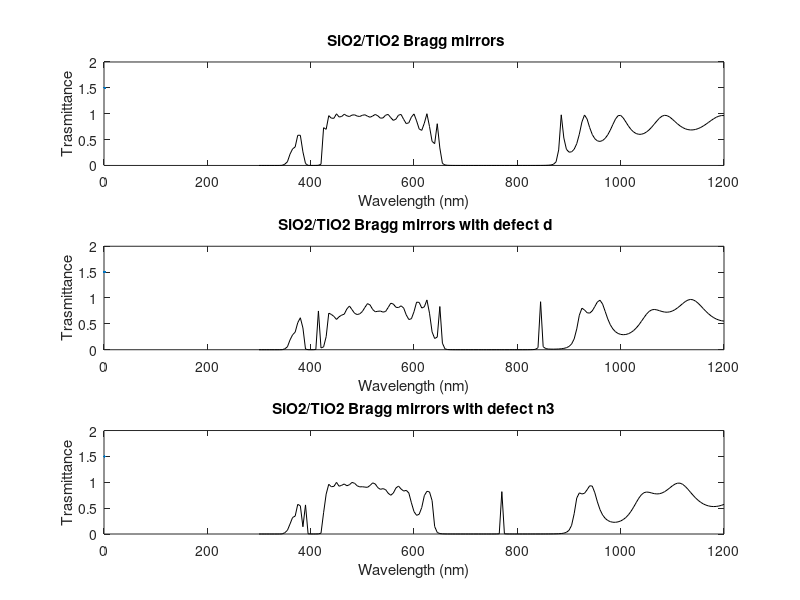

MATLAB code for this plot:
clc
clear all
n0=1; 
ns=1.6; %refractive index of air and glass substrate 
N = 14; % number of layers

lambda = 300:5:1200;
ks = [0.000132, 0.000125, 0.000118, 0.000112, 0.000107, 0.000102];
kto2 = [ 0.880
    0.7740
    0.6621
    0.5875
    0.4755
    0.3672
    0.3006
    0.2139
    0.1452
    0.1092
    0.0681
    0.0481
    0.0269
    0.0176
    0.0114
    0.0060
    0.0040
    0.0026
    0.0017
    0.0009
    0.0006
    0.0004
    0.0003
    0.0002
    0.0001
    0.0001
    0.0001];
% Inizializza tutto il vettore con zeri
ve = zeros(size(lambda));
vt = zeros(size(lambda));
% Inserisci i dati noti all'inizio
ve(1:length(ks)) = ks;
vt(1:length(kto2)) = kto2;
 
M1=[0, 0; 0, 0];
M2=[0, 0; 0, 0];
Md3=[0, 0; 0, 0];
ii=0; 
for j=300:5:1200
   ii=ii+1;
   l(ii)=j;
   ll(ii)=l(ii)/1000; %micrometri
    % calcolare l'indice di rifrazione per ogni lunghezza d'onda
%     n1(ii) = sqrt(((A(1) * l(ii)^2) / (l(ii)^2 - B(1)^2)) ...
%          + ((C(1) * l(ii)^2) / (l(ii)^2 - D(1)^2)) ...
%          + ((E(1) * l(ii)^2) / (l(ii)^2 - F(1)^2)) + 1);
%      n2(ii) = sqrt(((A(2) * l(ii)^2) / (l(ii)^2 - B(2)^2)) + ...
%          ((C(2) * l(ii)^2) / (l(ii)^2 - D(2)^2)) + ...
%          ((E(2) * l(ii)^2) / (l(ii)^2 - F(2)^2)) + 1);
%n1(ii) = 2.4;
%n2(ii) = 1.8;
    % TiO2
    n1(ii)=sqrt(4.99+...
        1/(96.6*(ll(ii)^1.1))+...
        1/(4.6*(ll(ii)^1.95))) +1i*vt(ii);
 %   SiO2
    n2(ii)=sqrt(0.82+...
         (0.7161663*ll(ii)^2/(ll(ii)^2-0.0684043^2))+...
         (0.4079426*ll(ii)^2/(ll(ii)^2-0.1162414^2))+...
         (0.8974794*ll(ii)^2/(ll(ii)^2-9.896161^2))+...
         1/(700*(ll(ii)^6.2))) + 1i*ve(ii);
       % ZrO2         
n3(ii)=sqrt(1+...
    (1.347091*ll(ii)^2/(ll(ii)^2-0.062543^2))+...
     (2.117788*ll(ii)^2/(ll(ii)^2-0.166739^2))+...
     (9.452943*ll(ii)^2/(ll(ii)^2-24.32057^2)));

    
    d1(ii) = 100 ; % Spessore (nm) dello strato 1 
    d2(ii) = 100; % Spessore (nm) dello strato 2 
    dd(ii) = 145; 
    d3 = 100;

    % Calcolo delle matrici per ogni lunghezza d'onda
    Sd(ii) = cos(2 * pi * n1(ii) * dd(ii) / l(ii));   
    Pd(ii) = -(1i * sin(2 * pi * n1(ii) * dd(ii) / l(ii))) / n1(ii); 
    Qd(ii) = -1i * n1(ii) * sin(2 * pi * n1(ii) * dd(ii) / l(ii));   
    Rd(ii) = cos(2 * pi * n1(ii) * dd(ii) / l(ii));
    Md = [Sd(ii), Pd(ii); Qd(ii), Rd(ii)]; % Matrice difetto

    % difetto con n3
    Sd3(ii) = cos(2 * pi * n3(ii) * d3 / l(ii));   
    Pd3(ii) = -(1i * sin(2 * pi * n3(ii) * d3 / l(ii))) / n3(ii); 
    Qd3(ii) = -1i * n3(ii) * sin(2 * pi * n3(ii) * d3 / l(ii));   
    Rd3(ii) = cos(2 * pi * n3(ii) * d3 / l(ii));
    Md3 = [Sd3(ii), Pd3(ii); Qd3(ii), Rd3(ii)]; % Matrice difetto

    S1(ii)=cos(2*pi*n1(ii)*d1(ii)/l(ii));   
    P1(ii)=-(1i*sin(2*pi*n1(ii)*d1(ii)/l(ii)))/n1(ii); 
    Q1(ii)=-1i*n1(ii)*sin(2*pi*n1(ii)*d1(ii)/l(ii));   
    R1(ii)=cos(2*pi*n1(ii)*d1(ii)/l(ii)); 
    M1=[S1(ii), P1(ii); Q1(ii), R1(ii)]; %matrix 1 for layer 1 

    S2(ii)=cos(2*pi*n2(ii)*d2(ii)/l(ii));  
    P2(ii)=-(1i*sin(2*pi*n2(ii)*d2(ii)/l(ii)))/n2(ii);
    Q2(ii)=-1i*n2(ii)*sin(2*pi*n2(ii)*d2(ii)/l(ii));
    R2(ii)=cos(2*pi*n2(ii)*d2(ii)/l(ii)); 
    M2 = [S2(ii), P2(ii); Q2(ii), R2(ii)]; %matrix 2 for layer 2 
    
    Minitial = (M1 * M2)^(N/2); % Moltiplicazione elemento per elemento delle matrici
    Mintermediate = Minitial * Md; % Inserimento dello strato difetto
    Mintermediate3 = Minitial * Md3; % inserimento difetto n3
    M = Mintermediate * Minitial; % Completamento della matrice
    M3 = Mintermediate3*Minitial;
    Mclean = (M1 * M2)^N;



    t(ii)=(2*ns)/(((M(1)+(M(3)*n0))*ns)+(M(2)+(M(4)*n0))); %Luigino SPIE
   T(ii)=(n0/ns)*((abs(t(ii)))^2);
  
   t2(ii)=(2*ns)/(((M3(1)+M3(3)*n0)*ns)+(M3(2)+M3(4)*n0)); %Luigino SPIE   
   T3(ii)=(n0/ns)*((abs(t2(ii)))^2);

      t_clean(ii)=(2*ns)/(((Mclean(1)+Mclean(3)*n0)*ns)+(Mclean(2)+Mclean(4)*n0)); %Luigino SPIE   
   Tclean(ii)=(n0/ns)*((abs(t_clean(ii)))^2);



    
end 

figure
hold on 

subplot(3,1,1)
plot(l,Tclean,'k', LineWidth = 1.5)
title(" SiO2/TiO2 Bragg mirrors");
xlabel("Wavelength (nm)");
ylabel("Trasmittance");

subplot(3,1,2)
plot(l,T,'k',LineWidth = 1.5);
title(" SiO2/TiO2 Bragg mirrors with defect d");
xlabel("Wavelength (nm)");
ylabel("Trasmittance");

subplot(3,1,3)
plot(l,T3,'k',LineWidth = 1.5)
title("SiO2/TiO2 Bragg mirrors with defect n3");
xlabel("Wavelength (nm)");
ylabel("Trasmittance");
